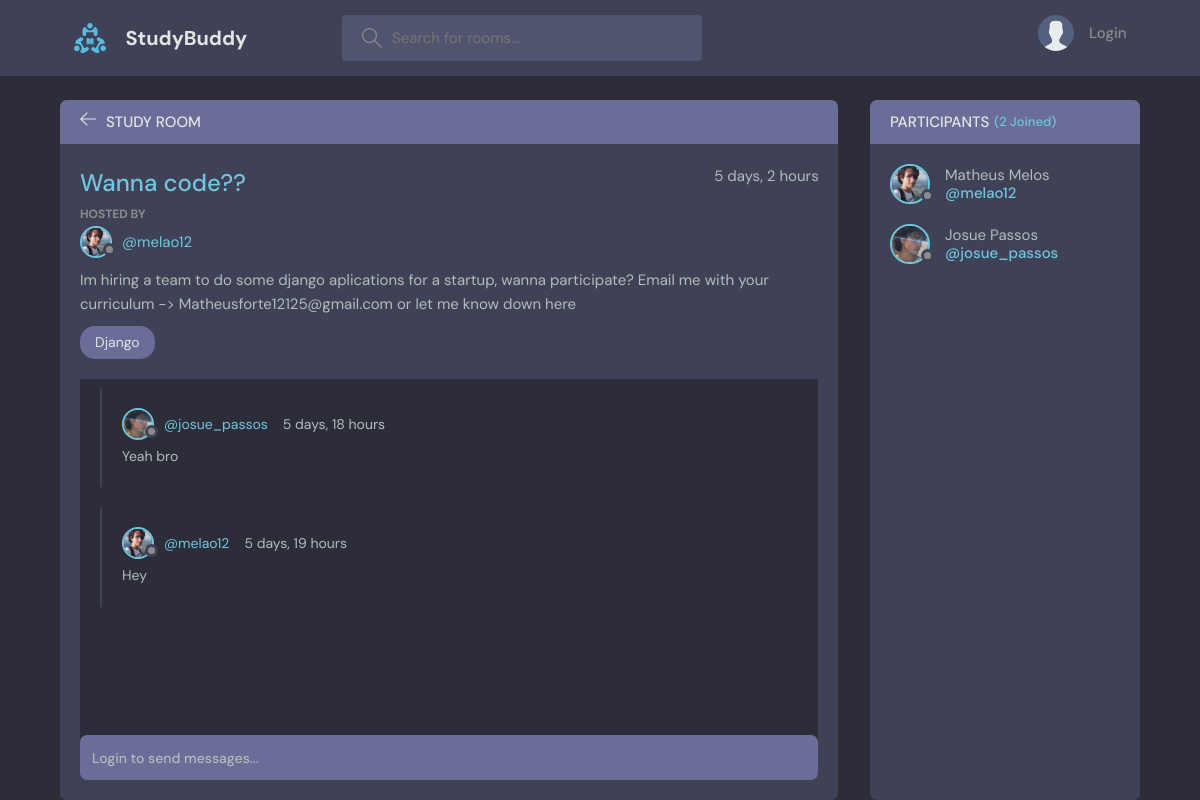
The page /room/1/ on the database its author committed.
### base/models.py (models this page shows, shortened)
class Room(models.Model):
    host = models.ForeignKey(User, on_delete=models.SET_NULL, null=True)
    topic = models.ForeignKey(Topic, on_delete=models.SET_NULL, null=True)
    name = models.CharField(max_length=200)
    participants = models.ManyToManyField(User, related_name='participants', blank=True)
    description = models.TextField(null=True, blank=True)
    updated = models.DateTimeField(auto_now=True)
    created = models.DateTimeField(auto_now_add=True)
    class Meta:
        ordering = ['-updated', '-created']

class User(AbstractUser):
    name = models.CharField(max_length=200, null=True)
    email = models.EmailField(null=True, unique=True)
    bio = models.TextField(null=True)
    avatar = models.ImageField(null=True, default="avatar.svg")
    USERNAME_FIELD = 'email'
    REQUIRED_FIELDS = ['username']

class Topic(models.Model):
    name = models.CharField(max_length=200)
    def __str__(self):
        return self.name

class Message(models.Model): # Mensagem que poderá ser escrita dentro de uma sala
    user = models.ForeignKey(User, on_delete=models.CASCADE)
    room = models.ForeignKey(Room, on_delete=models.CASCADE)
    body = models.TextField() # A mensagem em si
    updated = models.DateTimeField(auto_now=True)
    created = models.DateTimeField(auto_now_add=True)
    class Meta:
        ordering = ['-updated', '-created']

### base/views.py (the view, shortened to what this page needs)
# urls.py: path('room/<str:pk>/', views.room, name="room"),
def room(request, pk):
    request.session['return_to_room_after_delete'] = request.path
    room = Room.objects.get(id=pk)
    messages = Message.objects.filter(room_id=pk) # room.message_set.all().order_by('-created')
    participants = room.participants.all()
    context = {'room': room, 'chat_messages': messages, 'participants': participants}
    return render(request, 'base/partial/room.html', context=context)

### base/templates/base/partial/room.html (shortened to what this page needs)
{% extends '../global/main.html' %}
{% block content %}
<body>
<main class="profile-page layout layout--2">
    <div class="container">
    <div class="room">
        <div class="room__top">
        <div class="room__topLeft">
            <a href="{{request.session.last_url}}">
            <svg version="1.1" xmlns="http://www.w3.org/2000/svg" width="32" height="32" viewBox="0 0 32 32">
                <title>arrow-left</title>
                <path
                d="M13.723 2.286l-13.723 13.714 13.719 13.714 1.616-1.611-10.96-10.96h27.625v-2.286h-27.625l10.965-10.965-1.616-1.607z"
                ></path>
            </svg>
            </a>
            <h3>Study Room</h3>
        </div>
        </div>
        <div class="room__box scroll">
        <div class="room__header scroll">
            <div class="room__info">
            <h3>{{room.name}}</h3>
            <span>{{room.updated|timesince}}</span>
            </div>
            <div class="room__hosted">
            <p>Hosted By</p>
            <a href="{% url 'profile' room.host.id%}" class="room__author">
                <div class="avatar avatar--small">
                <img src="{{room.host.avatar.url}}" />
                </div>
                <span>@{{room.host.username}}</span>
            </a>
            </div>
            <div class="room__details">
            {{room.description}}
            </div>
            <span class="room__topics">{{room.topic}}</span>
        </div>
        <div class="room__conversation">
            <div class="threads scroll">
            {% for chat_message in chat_messages %}
            <div class="thread">
                <div class="thread__top">
                <div class="thread__author">
                    <a href="{% url 'profile' chat_message.user.id %}" class="thread__authorInfo">
                    <div class="avatar avatar--small">
                        <img src="{{chat_message.user.avatar.url}}" />
                    </div>
                    <span>@{{chat_message.user.username}}</span>
                    </a>
                    <span class="thread__date">{{chat_message.created|timesince}}</span>
                </div>
                </div>
                <div class="thread__details">
                {{chat_message.body}}
                </div>
            </div>
            {% endfor %}
            </div>
        </div>
        </div>
        <div class="room__message">
        {% if user.is_authenticated %}
        <form action="" method="POST" autocomplete="off">
            {% csrf_token %}
            <input name="body" placeholder="Write your message here..." />
        </form>
        {% else %}
        <form action="">
            <input name="" placeholder="Login to send messages..." />
        </form>
        {% endif %}
        </div>
    </div>
    <div class="participants">
        <h3 class="participants__top">Participants <span>({{participants.count}} Joined)</span></h3>
        <div class="participants__list scroll">
        {% for participant in participants %}
        <a href="profile.html" class="participant">
            <div class="avatar avatar--medium">
            <img src="{{participant.avatar.url}}" />
            </div>
            <p>
            {{participant.name}}
            <span>@{{participant.username}}</span>
            </p>
        </a>
        {% endfor %}
        </div>
    </div>
    </div>
</main>
</body>
{% endblock %}

### rows shown on the page
Room: name "Wanna code??", updated "5 days, 2 hours", host.avatar (picture), host.username "melao12", description "Im hiring a team to do some django aplications for a startup, wanna participate? Email me with your curriculum -> Matheusforte12125@gmail.com or let me know down here", topic "Django"
Message: user.avatar (picture), user.username "josue_passos", created "5 days, 18 hours", body "Yeah bro"
Message: user.avatar (picture), user.username "melao12", created "5 days, 19 hours", body "Hey"
User: avatar (picture), name "Matheus Melos", username "melao12"
User: avatar (picture), name "Josue Passos", username "josue_passos"

### other values the page prints
{{ participants.count }} "2"
